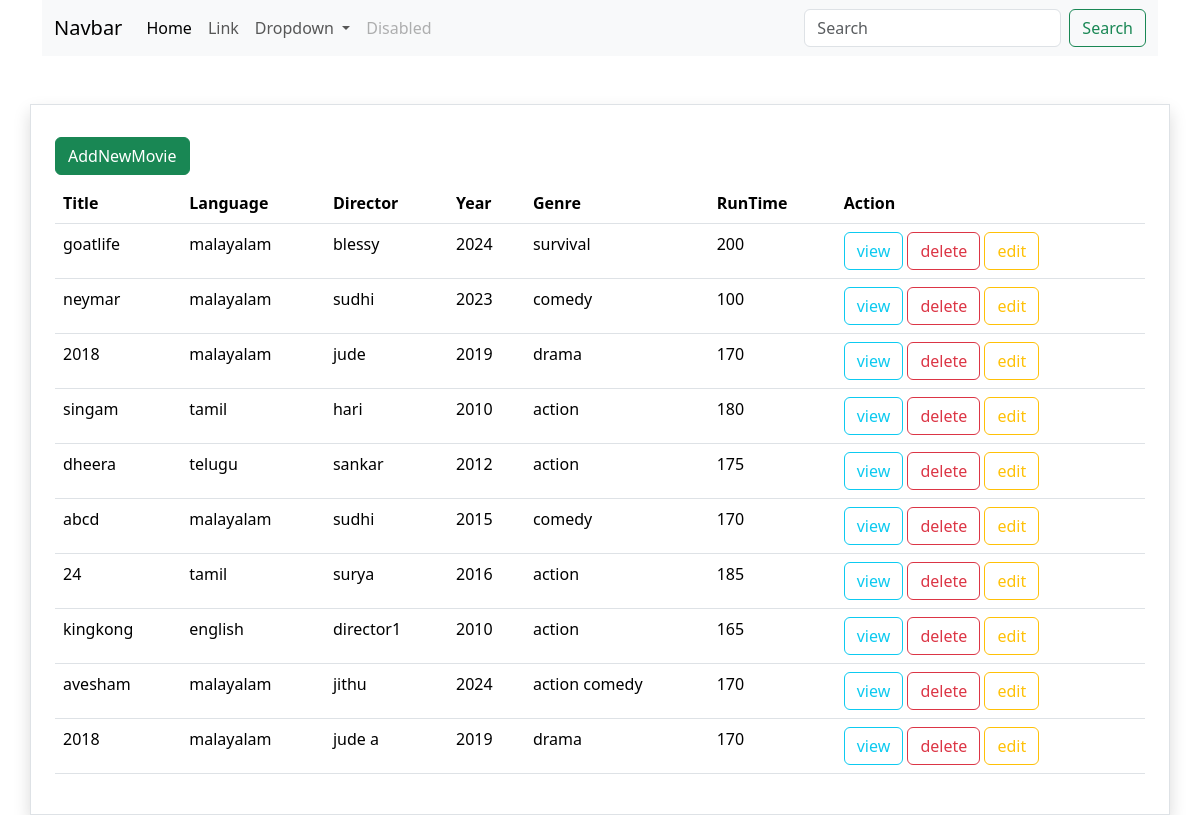
/movies/all/, run on the app's committed database.
### myapp/models.py (models this page shows, shortened)
class Movie(models.Model):
    title=models.CharField(max_length=200)
    year=models.CharField(max_length=200)
    director=models.CharField(max_length=200)
    run_time=models.PositiveIntegerField()
    language=models.CharField(max_length=200)
    genre=models.CharField(max_length=200)
    producer=models.CharField(max_length=200,null=True)

### myapp/views.py (the view)
# urls.py: path("movies/all/",views.MovieListView.as_view(),name='movie-list'),
class MovieListView(View):
    def get(self,request,*args, **kwargs):
        qs=Movie.objects.all()
        return render(request,'movie_list.html',{"data":qs})

### myapp/templates/movie_list.html (shortened to what this page needs)
{%extends 'base.html'%}
{%block main_block%}
<div class="container p-4 border mt-5 shadow">
    <div class="my-2">
        <a href="{%url 'movie-add'%}" class="btn btn-success">AddNewMovie</a>
    </div>
    <table class="table">
        <tr>
            <th>Title</th>
            <th>Language</th>
            <th>Director</th>
            <th>Year</th>
            <th>Genre</th>
            <th>RunTime</th>
            <th>Action</th>
        </tr>
            {%for m in data%}
            <tr>
                <td>{{m.title}}</td>
                <td>{{m.language}}</td>
                <td>{{m.director}}</td>
                <td>{{m.year}}</td>
                <td>{{m.genre}}</td>
                <td>{{m.run_time}}</td>
                <td>
                    <a href="{%url 'movie-details' m.id %}" class="btn btn-outline-info">view</a>
                    <a href="{%url 'movie-delete' m.id %}" class="btn btn-outline-danger">delete</a>
                    <a href="{%url 'movie-edit' m.id %}" class="btn btn-outline-warning">edit</a>
                </td>
            </tr>
        {%endfor%}
    </table>
</div>
{%endblock%}

### myapp/templates/base.html (shortened to what this page needs)
<!DOCTYPE html>
<html lang="en">
<head>
    <link href="https://cdn.jsdelivr.net/npm/bootstrap@5.3.3/dist/css/bootstrap.min.css" rel="stylesheet">
</head>
<body>
    <div class="container">
        <nav class="navbar navbar-expand-lg bg-body-tertiary">
            <div class="container-fluid">
            <a class="navbar-brand" href="#">Navbar</a>
            <div class="collapse navbar-collapse" id="navbarSupportedContent">
                <ul class="navbar-nav me-auto mb-2 mb-lg-0">
                <li class="nav-item">
                    <a class="nav-link active" aria-current="page" href="#">Home</a>
                </li>
                <li class="nav-item">
                    <a class="nav-link" href="#">Link</a>
                </li>
                <li class="nav-item dropdown">
                    <a class="nav-link dropdown-toggle" href="#" role="button" data-bs-toggle="dropdown" aria-expanded="false">
                    Dropdown
                    </a>
                </li>
                <li class="nav-item">
                    <a class="nav-link disabled" aria-disabled="true">Disabled</a>
                </li>
                </ul>
                <form class="d-flex" role="search">
                <input class="form-control me-2" type="search" placeholder="Search" aria-label="Search">
                <button class="btn btn-outline-success" type="submit">Search</button>
                </form>
            </div>
            </div>
        </nav>
    </div>
    {%block main_block%}
    {%endblock%}
</body>
</html>

### data on the page
Movie: title "goatlife", language "malayalam", director "blessy", year "2024", genre "survival", run_time "200"
Movie: title "neymar", language "malayalam", director "sudhi", year "2023", genre "comedy", run_time "100"
Movie: title "2018", language "malayalam", director "jude", year "2019", genre "drama", run_time "170"
Movie: title "singam", language "tamil", director "hari", year "2010", genre "action", run_time "180"
Movie: title "dheera", language "telugu", director "sankar", year "2012", genre "action", run_time "175"
Movie: title "abcd", language "malayalam", director "sudhi", year "2015", genre "comedy", run_time "170"
Movie: title "24", language "tamil", director "surya", year "2016", genre "action", run_time "185"
Movie: title "kingkong", language "english", director "director1", year "2010", genre "action", run_time "165"
Movie: title "avesham", language "malayalam", director "jithu", year "2024", genre "action comedy", run_time "170"
Movie: title "2018", language "malayalam", director "jude a", year "2019", genre "drama", run_time "170"
